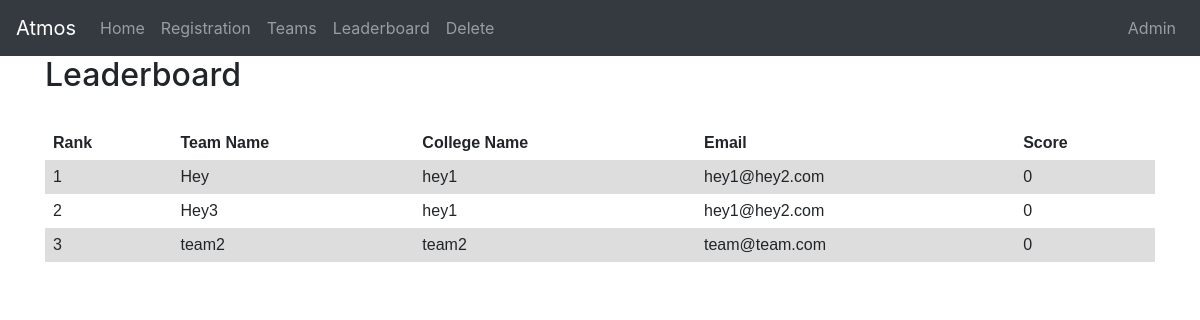
The app's page /leaderboard/, older data.
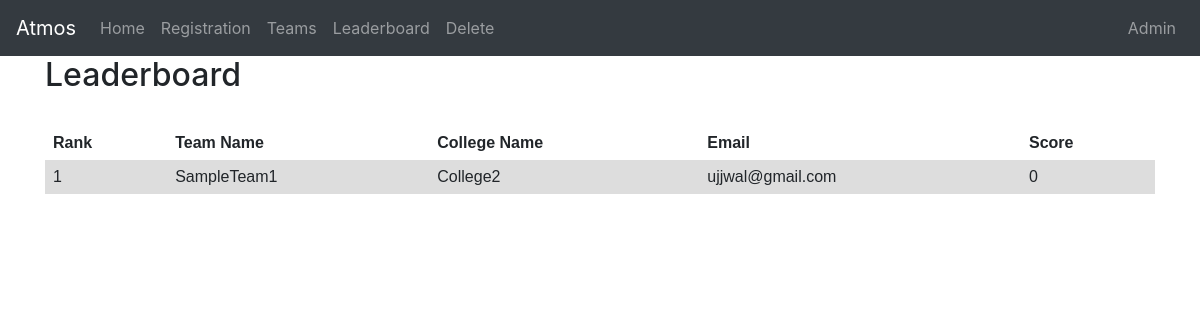
The same page, newer data.
### portal/models.py (models this page shows, shortened)
class Team(models.Model):
    final_score = models.IntegerField(default=0)
    score1 = models.IntegerField(default=0)
    score2 = models.IntegerField(default=0)
    score3 = models.IntegerField(default=0)
    round1_done = models.BooleanField(default=False)
    round2_done = models.BooleanField(default=False)
    team_name = models.CharField(max_length=100, unique=True)
    college_name = models.CharField(max_length=100)
    email = models.EmailField()

### portal/views.py (the view)
# urls.py: path('leaderboard/', views.leaderboard, name='leaderboard'),
def leaderboard(request):
    teams = Team.objects.order_by('-final_score')
    return render(
        request,
        'leaderboard.html',
        context={'teams': teams}
    )

### portal/templates/leaderboard.html (shortened to what this page needs)
{% extends "base.html" %}
{% block content %}
<div class="container">
<h2>Leaderboard</h2>
<br>
<table>
	<tr>
		<th><b>Rank</b></th>
		<th>Team Name</th>
		<th>College Name</th>
		<th>Email</th>
		<th>Score</th>
	</tr>
{% for team in teams %}
	<tr>
		<td>{{ forloop.counter }}</td>
		<td>{{team.team_name}}</td>
		<td>{{team.college_name}}</td>
		<td>{{team.email}}</td>
		<td>{{team.final_score}}</td>
	</tr>
{% endfor %}
</table>
</div>
{% endblock %}

Row changes from the older to the newer data that the page shows:
removed Team: team_name "Hey", college_name "hey1", email "hey1@hey2.com", final_score "0"
removed Team: team_name "Hey3", college_name "hey1", email "hey1@hey2.com", final_score "0"
removed Team: team_name "team2", college_name "team2", email "team@team.com", final_score "0"
added Team: team_name "SampleTeam1", college_name "College2", email "ujjwal@gmail.com", final_score "0"
